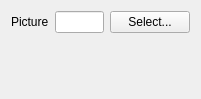
<?xml version="1.0" encoding="UTF-8"?>
<ui version="4.0">
 <class>PictureMarkerSymbolWidget</class>
 <widget class="QWidget" name="PictureMarkerSymbolWidget">
  <property name="geometry">
   <rect>
    <x>0</x>
    <y>0</y>
    <width>201</width>
    <height>99</height>
   </rect>
  </property>
  <property name="windowTitle">
   <string>Form</string>
  </property>
  <layout class="QVBoxLayout" name="verticalLayout">
   <item>
    <layout class="QGridLayout" name="gridLayout">
     <item row="0" column="0">
      <widget class="QLabel" name="label">
       <property name="text">
        <string>Picture</string>
       </property>
      </widget>
     </item>
     <item row="0" column="1">
      <widget class="QLineEdit" name="picturePath"/>
     </item>
     <item row="0" column="2">
      <widget class="QPushButton" name="selectFileBtn">
       <property name="text">
        <string>Select...</string>
       </property>
      </widget>
     </item>
    </layout>
   </item>
   <item>
    <spacer name="verticalSpacer">
     <property name="orientation">
      <enum>Qt::Vertical</enum>
     </property>
     <property name="sizeHint" stdset="0">
      <size>
       <width>20</width>
       <height>40</height>
      </size>
     </property>
    </spacer>
   </item>
  </layout>
 </widget>
 <resources/>
 <connections/>
</ui>
